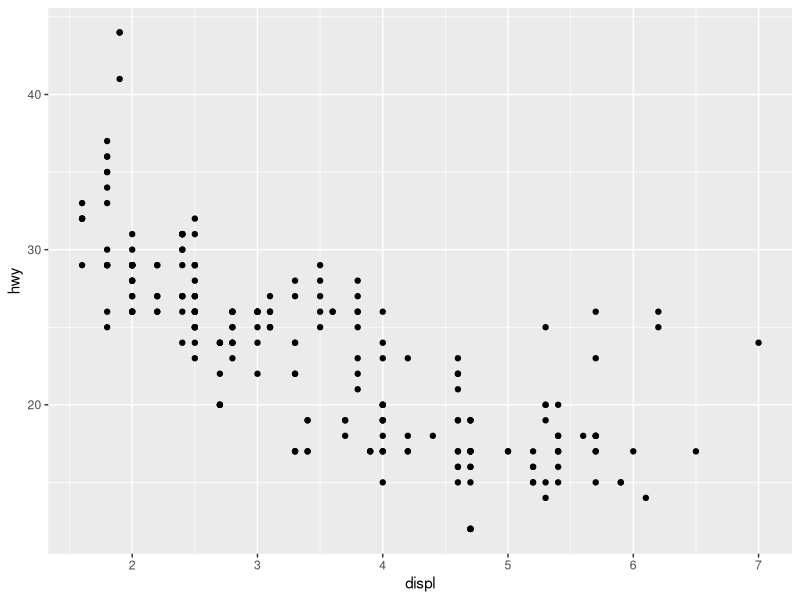
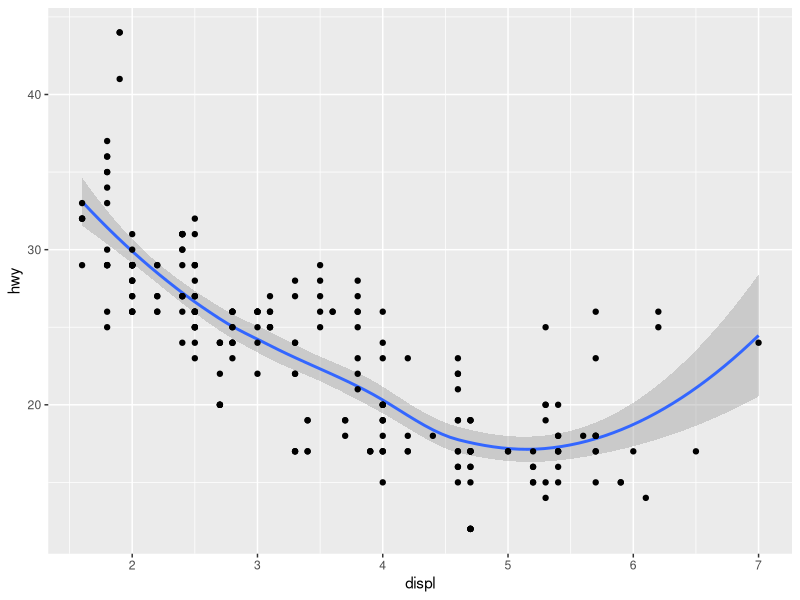
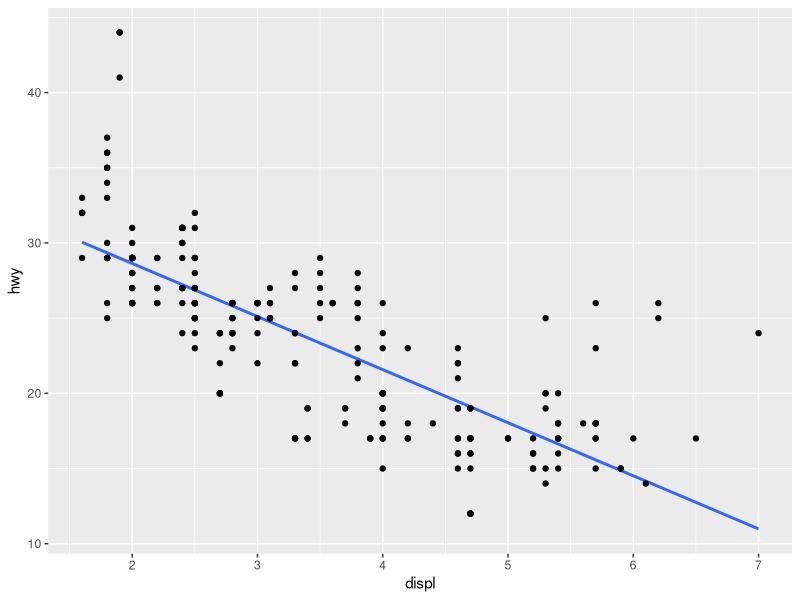
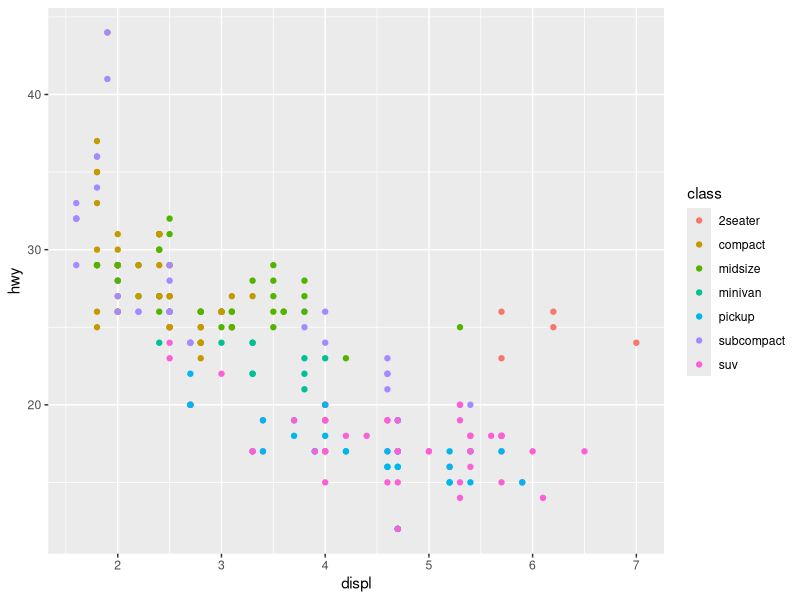
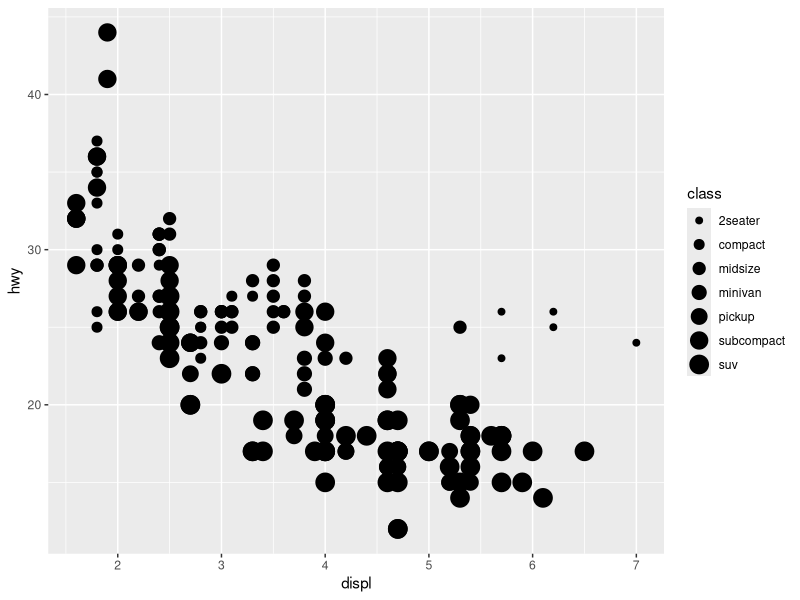
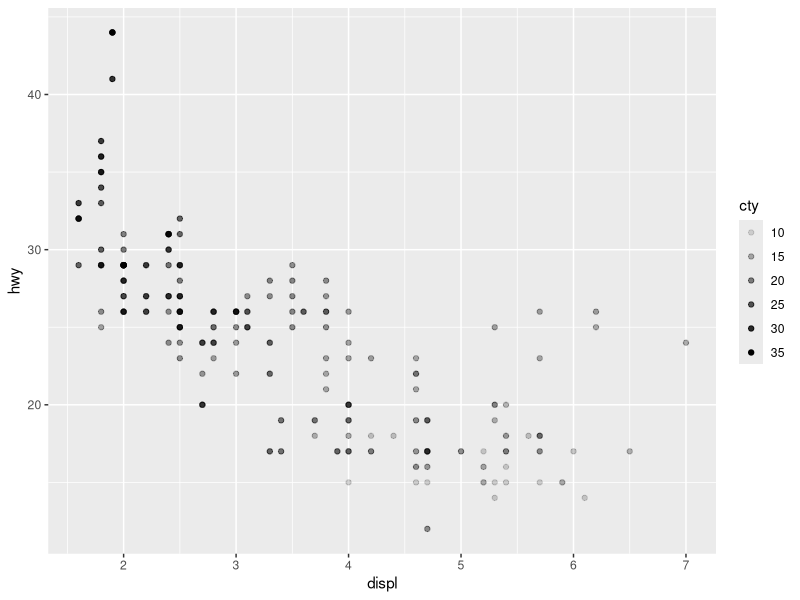
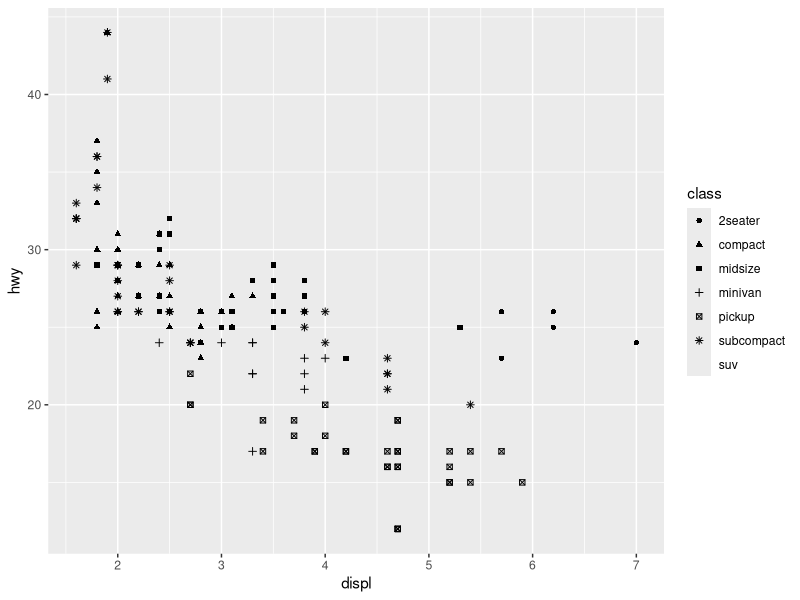
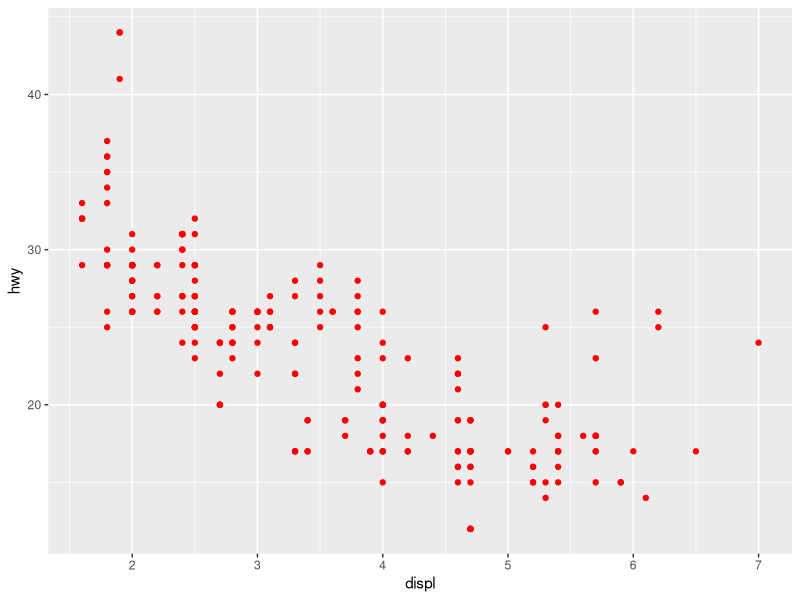

These figures' R source, in order: (Note: this script raises an error after producing the figures.)
# sta 141a fall 2020
# instructor: vaidotas characiejus



### ggplot2
# hadley wickham's tidyverse
# https://www.tidyverse.org (r packages for data science)
# install.packages("tidyverse")
# https://ggplot2.tidyverse.org (ggplot2 is a system for declaratively creating graphics, based on the grammar of graphics (https://www.springer.com/it/book/9780387245447) which is a coherent system for describing and building graphs)
# https://r4ds.had.co.nz/data-visualisation.html



library(ggplot2)
#?mpg
ggplot(data = mpg) +
  geom_point(mapping = aes(x = displ, y = hwy))
# ggplot() is used to construct the initial plot object, and is almost always followed by + to add component to the plot
# ggplot() creates a coordinate system that you can add layers to
# geom_point() adds a layer of points to your plot, which creates a scatterplot
# each geom function in ggplot2 takes a mapping argument
# the mapping argument is always paired with aes(), and the x and y arguments of aes() specify which variables to map to the x and y axes
# aesthetic mappings describe how variables in the data are mapped to visual properties (aesthetics) of geoms
# ggplot2 comes with many geom functions that each add a different type of layer to a plot
ggplot(data = mpg, mapping = aes(x = displ, y = hwy)) +
 geom_smooth() +
 geom_point()
ggplot(data = mpg, mapping = aes(x = displ, y = hwy)) +
 geom_smooth(se = FALSE, method = "lm") +
 geom_point()



### aesthetic mappings
ggplot(data = mpg) +
  geom_point(mapping = aes(x = displ, y = hwy, colour = class))
ggplot(data = mpg) +
  geom_point(mapping = aes(x = displ, y = hwy, size = class))
# Warning message:
# Using size for a discrete variable is not advised.
ggplot(data = mpg) +
  geom_point(mapping = aes(x = displ, y = hwy, alpha = cty))
ggplot(data = mpg) +
  geom_point(mapping = aes(x = displ, y = hwy, shape = class))
# only uses six shapes at a time
ggplot(data = mpg) +
  geom_point(mapping = aes(x = displ, y = hwy), colour="red")
# here, the color doesn’t convey information about a variable, but only changes the appearance of the plot
ggplot(data = mpg) +
  geom_point(mapping = aes(x = displ, y = hwy), shape=5)
 


#### geometric objects
# a geom is the geometrical object that a plot uses to represent data
# compare the following two graphs
ggplot(data = mpg) +
	geom_point(mapping = aes(x = displ, y = hwy))
ggplot(data = mpg) +
	geom_smooth(mapping = aes(x = displ, y = hwy))
ggplot(data = mpg) +
	geom_smooth(mapping = aes(x = displ, y = hwy, linetype = drv))
# https://www.rstudio.com/resources/cheatsheets/



# global and local mappings
ggplot(data = mpg) +
	geom_point(mapping = aes(x = displ, y = hwy)) +
	geom_smooth(mapping = aes(x = displ, y = hwy))
# global mappings
ggplot(data = mpg, mapping = aes(x = displ, y = hwy)) +
	geom_point() +
	geom_smooth()
# local mappings
ggplot(data = mpg, mapping = aes(x = displ, y = hwy)) +
  geom_point(mapping = aes(color = class)) +
	geom_smooth(se = FALSE)
ggplot(data = mpg, mapping = aes(x = displ, y = hwy)) +
	geom_smooth(mapping = aes(linetype = drv)) +
	geom_point(mapping = aes(color = drv))
ggplot(data = mpg, mapping = aes(x = displ, y = hwy)) +
	geom_point(mapping = aes(color = drv)) +
	geom_smooth(mapping = aes(linetype = drv, color = drv))



### facets
# One way to add additional variables is with aesthetics. Another way, particularly useful for categorical variables, is to split your plot into facets, subplots that each display one subset of the data.
# facet_grid() forms a matrix of panels defined by row and column faceting variables. It is most useful when you have two discrete variables, and all combinations of the variables exist in the data. If you have only one variable with many levels, try facet_wrap().
ggplot(data = mpg) +
	geom_point(mapping = aes(x = displ, y = hwy, color = class)) +
	facet_wrap(~ class, nrow = 2)
ggplot(data = mpg) +
	geom_point(mapping = aes(x = displ, y = hwy)) +
	facet_grid(drv ~ cyl)
sum(mpg[mpg$drv==4,]$cyl==5)
ggplot(data = mpg) +
	geom_point(mapping = aes(x = displ, y = hwy)) +
	facet_grid(. ~ class)
ggplot(data = mpg) +
	geom_point(mapping = aes(x = displ, y = hwy)) +
	facet_grid(. ~ cyl)
# which is the same as
ggplot(data = mpg) +
	geom_point(mapping = aes(x = displ, y = hwy)) +
	facet_wrap(~ cyl, nrow = 1)



#  the group aesthetic by itself does not add a legend or distinguishing features to the geoms
ggplot(data = mpg) +
	geom_smooth(mapping = aes(x = displ, y = hwy))
ggplot(data = mpg) +
	geom_smooth(mapping = aes(x = displ, y = hwy, group = drv))
ggplot(data = mpg) +
	geom_smooth(mapping = aes(x = displ, y = hwy, color = drv))
ggplot(data = mpg) +
	geom_smooth(mapping = aes(x = displ, y = hwy, color = drv),show.legend=FALSE)



# subset of the mpg dataset
# library(tidyverse)
ggplot(data = mpg, mapping = aes(x = displ, y = hwy)) + 
	geom_point(mapping = aes(color = class)) +
	geom_smooth(data = dplyr::filter(mpg, class == "subcompact"), se = FALSE)
# local data argument in geom_smooth() overrides the global data argument
# ?geom_smooth
ggplot(data = mpg, mapping = aes(x = displ, y = hwy)) + 
	geom_smooth(data = dplyr::filter(mpg, class != "2seater"), se = FALSE, span = .75) +
	geom_point(mapping = aes(color = class))
ggplot(data = mpg, mapping = aes(x = displ, y = hwy)) + 
  geom_smooth(se = FALSE, span = .4) +
  geom_point(mapping = aes(color = class))
unique(dplyr::filter(mpg, class != "2seater")$class)



### statiscal transformations
?diamonds
ggplot(data = diamonds)	+
	geom_bar(mapping = aes(x = cut))#no stat parameter used

# On the x-axis, the chart displays cut, a variable from diamonds. On the y-axis, it displays count, but count is not a variable in diamonds! Where does count come from?
# Many graphs, like scatterplots, plot the raw values of your dataset. Other graphs, like bar charts, calculate new values to plot.
# The algorithm used to calculate new values for a graph is called a stat, short for statistical transformation.
# geom_bar()
?geom_bar
# stat = "count"
# stats and geoms can be generally used interchangeably
ggplot(data = diamonds) + 
	stat_count(mapping = aes(x = cut))
margin.table(Titanic,1)
df<-data.frame(margin.table(Titanic,1))
ggplot(data = df) +
  geom_bar(mapping = aes(x = Class, y = Freq))	
ggplot(data = df) +
	geom_bar(mapping = aes(x = Class, y = Freq),stat="identity")	
  #the stat parameter here set to "identity" says the data is taken as is,
  #so y (Freq) determines the y axis


# colouring bar plots
ggplot(data = diamonds) + 
	geom_bar(mapping = aes(x = cut, colour = cut))
ggplot(data = diamonds) + 
	geom_bar(mapping = aes(x = cut, fill = cut), show.legend=FALSE)
ggplot(data = diamonds) +
	geom_bar(mapping = aes(x = cut, fill = clarity))



### position adjustments
# dealing with overplotting in a scatter plot
# jitter
ggplot(data = mpg) + 
	geom_point(mapping = aes(x = displ, y = hwy))
# the plot displays only ~126 points, even though there are 234 observations in the dataset

ggplot(data = mpg) + 
	geom_point(mapping = aes(x = displ, y = hwy), position = "jitter")#this position param set to "jitter" exposes other observations that were hidden
ggplot(data = mpg) + 
	geom_jitter(mapping = aes(x = displ, y = hwy),width = 0.2,color=alpha("black",.5))#make em transparent with the .5

# geom_bin2d
# histogram
# an alternative to geom_point() in the presence of overplotting
ggplot(data = diamonds, mapping = aes(x = carat, y = price)) +
	geom_point()
ggplot(data = diamonds, mapping = aes(x = carat, y = price)) +
	geom_bin2d()#gives you a sense of how many observations lie in a certain spot


install.packages("hexbin")
ggplot(data = diamonds, mapping = aes(x = carat, y = price)) +
	geom_hex(bins = 70) #more bins = smaller and more refined
ggplot(data = diamonds, mapping = aes(x = carat, y = price)) +
	geom_hex(bins = 50)
ggplot(data = diamonds, mapping = aes(x = carat, y = price, colour = cut)) +
	geom_hex(bins = 50)
ggplot(data = diamonds,mapping = aes(x = carat, y = price)) +
	geom_hex() +
	scale_fill_gradient(low="grey",high="red")


	
### coordinate systems
ggplot(data = mpg, mapping = aes(x = class, y = hwy)) + 
	geom_boxplot()
ggplot(data = mpg, mapping = aes(x = class, y = hwy)) + 
	geom_boxplot() +
	coord_flip()
#
df<-tibble(Model=rownames(mtcars),mpg=mtcars$mpg)
ggplot(data = df) +
	geom_bar(mapping = aes(x = reorder(Model,mpg), y = mpg),stat="identity") +
	labs(title = "Fuel economy",x = "Model",y = "Miles per Galon") +
	coord_flip()
	
 

### graphics for communication
# from exploration to communication	
# install.packages("tidyverse")
library(tidyverse)
ggplot(mpg, aes(displ, hwy)) +
  geom_point(aes(color = class)) +
  geom_smooth(se = FALSE) +
  labs(title = "Fuel efficiency generally decreases with engine size",
  	subtitle = "Two seaters (sports cars) are an exception because of their light weight",
  	x = "Engine displacement (in litres)",
  	y = "Highway miles per gallon",
  	caption = "Data from fueleconomy.gov",
  	colour = "Car type")

# annotations
best_in_class <- mpg %>%
	group_by(class) %>%
	filter(row_number(desc(hwy)) == 1)

ggplot(mpg, aes(displ, hwy)) +
	geom_point(aes(colour = class)) +
	geom_text(aes(label = model), data = best_in_class)
  
ggplot(mpg, aes(displ, hwy)) +
	geom_point(aes(colour = class)) +
	geom_label(aes(label = model), data = best_in_class, nudge_y = 2, alpha = .5)
#install.packages("ggrepel")
ggplot(mpg, aes(displ, hwy)) +
	geom_point(aes(colour = class)) +
	geom_point(size = 1, shape = 1, data = best_in_class) +
	ggrepel::geom_label_repel(aes(label = model), data = best_in_class)
	

  
# themes
ggplot(mpg, aes(displ, hwy)) +
  geom_point(aes(color = class)) +
  geom_smooth(se = FALSE) +
  theme_bw()
ggplot(mpg, aes(displ, hwy)) +
  geom_point(aes(color = class)) +
  geom_smooth(se = FALSE) +
  theme_classic()
ggplot(mpg, aes(displ, hwy)) +
  geom_point(aes(color = class)) +
  geom_smooth(se = FALSE) +
  theme_dark()
# legend
ggplot(mpg, aes(displ, hwy)) +
  geom_point(aes(colour = class)) +
  theme(legend.position = "left")
# left, top, bottom, right (default)



# saving plots
ggplot(mpg, aes(displ, hwy)) +
	geom_point()
ggsave("scatterplot.pdf", width = 6, height = 6, scale = 1)
ggsave("scatterplot.png", width = 6, height = 6, scale = 1)